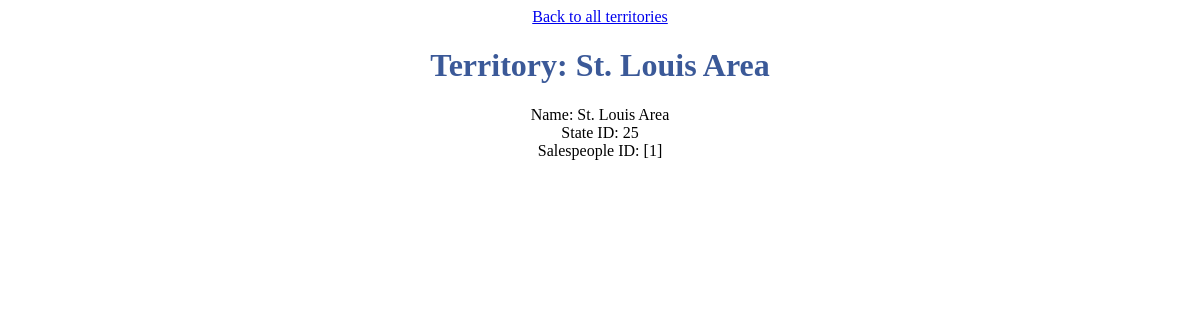
The app's page /lab01/staff/territory.php?id=27 with its own data.
### tables this page shows
CREATE TABLE `territories` (
  `id` int(11) DEFAULT NULL,
  `name` varchar(256) DEFAULT NULL,
  `state_id` int(11) DEFAULT NULL,
  `salespeople_ids` varchar(256) DEFAULT NULL,
  `position` int(11) DEFAULT '1'
);

### lab01/private/functions.php (called while the page is built, shortened)
<?php include('initialize.php'); ?>
<?php
  function h($string="") {
    return htmlspecialchars($string);
  }
  function get_territories_by_id($id=0) {
    global $db;
    $sql = "SELECT * FROM territories WHERE id = $id";
    $result = mysqli_query($db, $sql);
    return $result;
  }
?>

### lab01/staff/territory.php (the view, shortened to what this page needs)
<?php
include('../includes/header.php');
include('../private/functions.php');
?>
<?php
  $id = $_GET["id"];
  $territories_result = get_territories_by_id($id);
  while ($territories = mysqli_fetch_assoc($territories_result)) {
    $name = h($territories['name']);
    $state_id = h($territories['state_id']);
    $salespeople_ids = h($territories['salespeople_ids']);
  }
  echo "<a href='all_territories.php'>";
  echo "Back to all territories";
  echo "</a>";
  echo "<h1>";
    echo "Territory: $name";
  echo "</h1>";
  echo "Name: $name <br>";
  echo "State ID: $state_id <br>";
  echo "Salespeople ID: $salespeople_ids <br>";
?>
<?php include('../includes/footer.php'); ?>

### lab01/staff/includes/styles.css (style rules this page uses)
h1 { color: #3b5998; }

### records on screen
territories: name "St. Louis Area", state "25", salespeople_ids "[1]"
